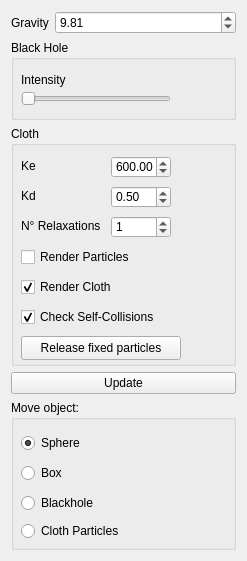
<?xml version="1.0" encoding="UTF-8"?>
<ui version="4.0">
 <class>WidgetOP</class>
 <widget class="QWidget" name="WidgetOP">
  <property name="geometry">
   <rect>
    <x>0</x>
    <y>0</y>
    <width>247</width>
    <height>561</height>
   </rect>
  </property>
  <property name="windowTitle">
   <string>Form</string>
  </property>
  <layout class="QFormLayout" name="formLayout">
   <item row="0" column="0">
    <widget class="QLabel" name="label">
     <property name="text">
      <string>Gravity</string>
     </property>
    </widget>
   </item>
   <item row="0" column="1">
    <widget class="QDoubleSpinBox" name="gravity">
     <property name="maximum">
      <double>100.000000000000000</double>
     </property>
     <property name="singleStep">
      <double>0.100000000000000</double>
     </property>
     <property name="value">
      <double>9.810000000000000</double>
     </property>
    </widget>
   </item>
   <item row="1" column="0" colspan="2">
    <widget class="QGroupBox" name="groupBox">
     <property name="minimumSize">
      <size>
       <width>0</width>
       <height>80</height>
      </size>
     </property>
     <property name="title">
      <string>Black Hole</string>
     </property>
     <widget class="QSlider" name="horizontalSlider">
      <property name="geometry">
       <rect>
        <x>10</x>
        <y>50</y>
        <width>150</width>
        <height>18</height>
       </rect>
      </property>
      <property name="maximumSize">
       <size>
        <width>150</width>
        <height>16777215</height>
       </size>
      </property>
      <property name="orientation">
       <enum>Qt::Horizontal</enum>
      </property>
     </widget>
     <widget class="QLabel" name="label_2">
      <property name="geometry">
       <rect>
        <x>10</x>
        <y>30</y>
        <width>63</width>
        <height>20</height>
       </rect>
      </property>
      <property name="text">
       <string>Intensity</string>
      </property>
     </widget>
    </widget>
   </item>
   <item row="3" column="0" colspan="2">
    <widget class="QPushButton" name="btnUpdate">
     <property name="text">
      <string>Update</string>
     </property>
    </widget>
   </item>
   <item row="4" column="0" colspan="2">
    <widget class="QGroupBox" name="groupBox_2">
     <property name="minimumSize">
      <size>
       <width>0</width>
       <height>150</height>
      </size>
     </property>
     <property name="title">
      <string>Move object:</string>
     </property>
     <widget class="QRadioButton" name="radioButton">
      <property name="geometry">
       <rect>
        <x>10</x>
        <y>30</y>
        <width>112</width>
        <height>26</height>
       </rect>
      </property>
      <property name="text">
       <string>Sphere</string>
      </property>
      <property name="checked">
       <bool>true</bool>
      </property>
     </widget>
     <widget class="QRadioButton" name="radioButton_2">
      <property name="geometry">
       <rect>
        <x>10</x>
        <y>60</y>
        <width>112</width>
        <height>26</height>
       </rect>
      </property>
      <property name="text">
       <string>Box</string>
      </property>
     </widget>
     <widget class="QRadioButton" name="radioButton_3">
      <property name="geometry">
       <rect>
        <x>10</x>
        <y>90</y>
        <width>112</width>
        <height>26</height>
       </rect>
      </property>
      <property name="text">
       <string>Blackhole</string>
      </property>
     </widget>
     <widget class="QRadioButton" name="radioButton_4">
      <property name="geometry">
       <rect>
        <x>10</x>
        <y>120</y>
        <width>121</width>
        <height>22</height>
       </rect>
      </property>
      <property name="text">
       <string>Cloth Particles</string>
      </property>
     </widget>
    </widget>
   </item>
   <item row="2" column="0" colspan="2">
    <widget class="QGroupBox" name="groupBox_3">
     <property name="minimumSize">
      <size>
       <width>0</width>
       <height>240</height>
      </size>
     </property>
     <property name="baseSize">
      <size>
       <width>0</width>
       <height>100</height>
      </size>
     </property>
     <property name="title">
      <string>Cloth</string>
     </property>
     <widget class="QLabel" name="label_3">
      <property name="geometry">
       <rect>
        <x>10</x>
        <y>30</y>
        <width>63</width>
        <height>20</height>
       </rect>
      </property>
      <property name="text">
       <string>Ke</string>
      </property>
     </widget>
     <widget class="QLabel" name="label_4">
      <property name="geometry">
       <rect>
        <x>10</x>
        <y>60</y>
        <width>63</width>
        <height>20</height>
       </rect>
      </property>
      <property name="text">
       <string>Kd</string>
      </property>
     </widget>
     <widget class="QLabel" name="label_5">
      <property name="geometry">
       <rect>
        <x>10</x>
        <y>90</y>
        <width>91</width>
        <height>20</height>
       </rect>
      </property>
      <property name="text">
       <string>N° Relaxations</string>
      </property>
     </widget>
     <widget class="QDoubleSpinBox" name="spinBox_ke">
      <property name="geometry">
       <rect>
        <x>100</x>
        <y>30</y>
        <width>60</width>
        <height>22</height>
       </rect>
      </property>
      <property name="maximum">
       <double>1000.000000000000000</double>
      </property>
      <property name="value">
       <double>600.000000000000000</double>
      </property>
     </widget>
     <widget class="QDoubleSpinBox" name="spinBox_kd">
      <property name="geometry">
       <rect>
        <x>100</x>
        <y>60</y>
        <width>60</width>
        <height>22</height>
       </rect>
      </property>
      <property name="value">
       <double>0.500000000000000</double>
      </property>
     </widget>
     <widget class="QSpinBox" name="spinBox_relaxation_steps">
      <property name="geometry">
       <rect>
        <x>100</x>
        <y>90</y>
        <width>60</width>
        <height>22</height>
       </rect>
      </property>
      <property name="value">
       <number>1</number>
      </property>
     </widget>
     <widget class="QCheckBox" name="checkBox_particles">
      <property name="geometry">
       <rect>
        <x>10</x>
        <y>120</y>
        <width>141</width>
        <height>22</height>
       </rect>
      </property>
      <property name="text">
       <string>Render Particles</string>
      </property>
      <property name="checked">
       <bool>false</bool>
      </property>
     </widget>
     <widget class="QCheckBox" name="checkBox_cloth">
      <property name="geometry">
       <rect>
        <x>10</x>
        <y>150</y>
        <width>111</width>
        <height>22</height>
       </rect>
      </property>
      <property name="text">
       <string>Render Cloth</string>
      </property>
      <property name="checked">
       <bool>true</bool>
      </property>
     </widget>
     <widget class="QPushButton" name="pushButton_release_lock">
      <property name="geometry">
       <rect>
        <x>10</x>
        <y>210</y>
        <width>160</width>
        <height>24</height>
       </rect>
      </property>
      <property name="text">
       <string>Release fixed particles</string>
      </property>
     </widget>
     <widget class="QCheckBox" name="checkBox_selfcollisions">
      <property name="geometry">
       <rect>
        <x>10</x>
        <y>180</y>
        <width>141</width>
        <height>22</height>
       </rect>
      </property>
      <property name="text">
       <string>Check Self-Collisions</string>
      </property>
      <property name="checked">
       <bool>true</bool>
      </property>
     </widget>
    </widget>
   </item>
  </layout>
 </widget>
 <resources/>
 <connections/>
</ui>
